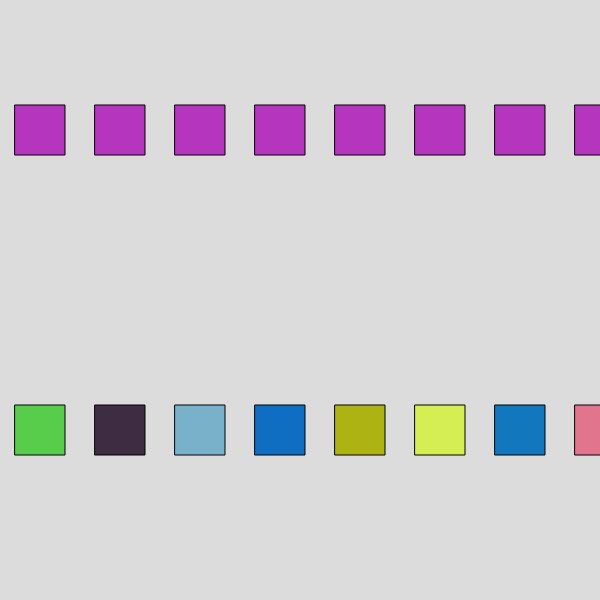
Frame 1 (no input)
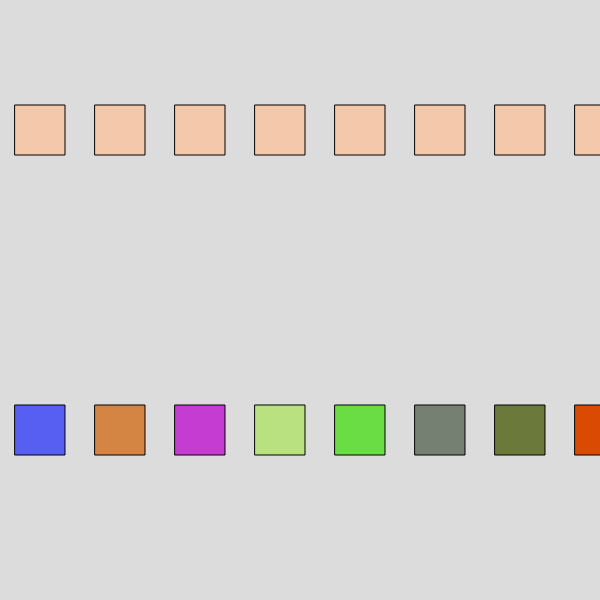
Frame 60 (no input)
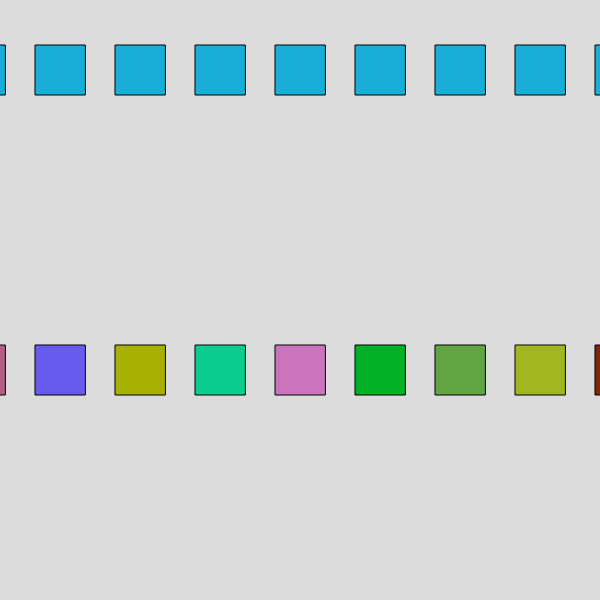
Frame 120 (the mouse pressed at the canvas centre since frame 60)

The p5.js sketch that drew these frames (run headless with seeded random() and noise() and a simulated clock; from frame 60 on, the mouse is pressed at the canvas centre):

// p5.js sketch
// ── sketch.js
var colourRed;
var colourGreen;
var colourBlue;
var theangle;
function setup() {
  // put setup code here
  createCanvas(600,600);

  colourRed = random(0, 255);
  colourGreen = random(0, 255);
  colourBlue = random(0, 255);
  rectMode(CENTER);
  
}

function draw() {
  // put drawing code here
  
  background(220);
  theangle = map(mouseX,0,600, 0, 2*PI);
for(var i = 0; i<10 ; i++){
        push();
        translate(80*i+10,100);
        rotate(theangle);
        fill(colourRed, colourGreen, colourBlue);
        rect(30, 30, 50, 50);
        pop();
      }
for(var x = 0; x<10 ; x++){
  colourRed = random(0, 255);
  colourGreen = random(0, 255);
  colourBlue = random(0, 255);
        push();
        translate(80*x+10,400);
        rotate(theangle);
        fill(colourRed, colourGreen, colourBlue);
        rect(30, 30, 50, 50);
        pop();
      }
}

function mouseMoved() {


}
